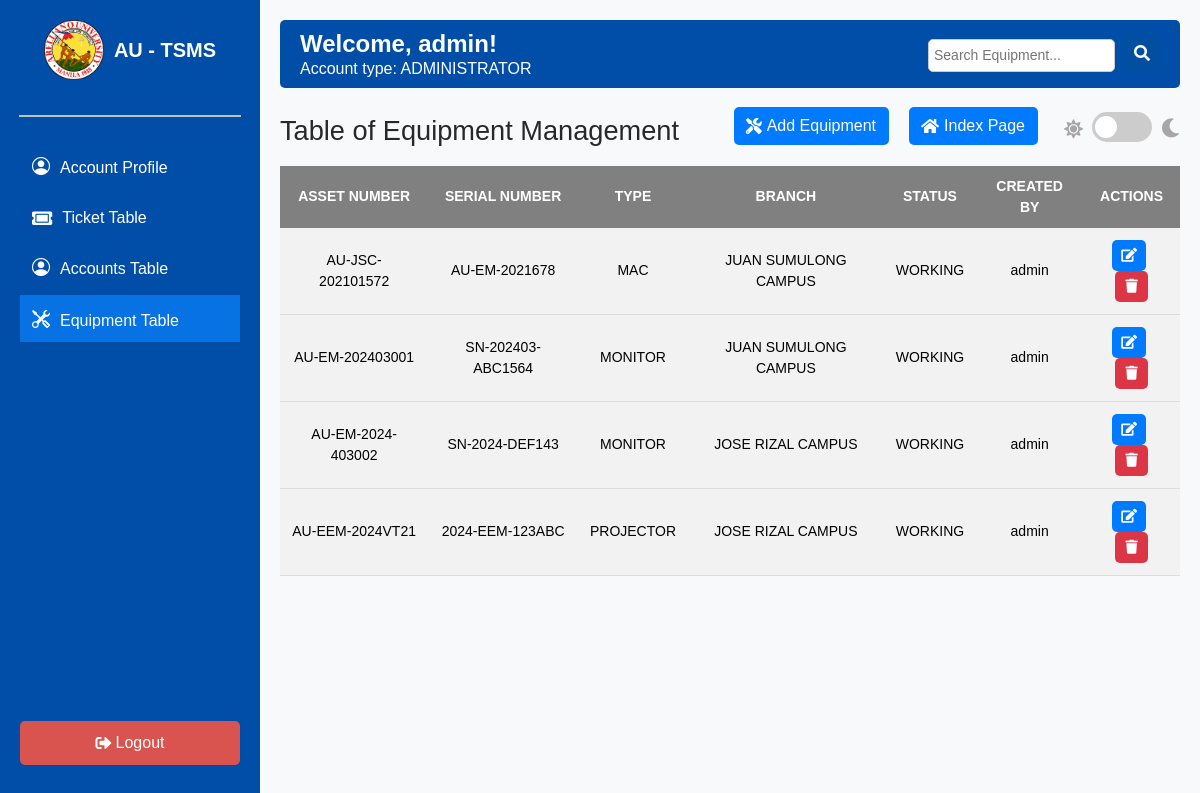
The page /equipment-management.php (signed in) on the database its author committed.
### tables this page shows
CREATE TABLE `tblequipments` (
  `AssetNumber` varchar(50) NOT NULL,
  `SerialNumber` varchar(50) NOT NULL,
  `Type` varchar(20) NOT NULL,
  `Manufacturer` varchar(30) NOT NULL,
  `YearModel` varchar(20) NOT NULL,
  `Description` varchar(200) NOT NULL,
  `Branch` varchar(50) NOT NULL,
  `Department` varchar(50) NOT NULL,
  `Status` varchar(50) NOT NULL,
  `Createdby` varchar(20) NOT NULL,
  `DateCreated` varchar(20) NOT NULL
);

### equipment-management.php (the view, shortened to what this page needs)
<?php
$current_page = basename($_SERVER['PHP_SELF']);
?>
<!DOCTYPE html>
<html>
<head>
    <link rel = "stylesheet" href = "https://cdnjs.cloudflare.com/ajax/libs/font-awesome/5.15.4/css/all.min.css">
    <link rel = "stylesheet" href = "https://stackpath.bootstrapcdn.com/bootstrap/4.5.2/css/bootstrap.min.css">
    <link rel = "stylesheet" href = "https://cdnjs.cloudflare.com/ajax/libs/bootstrap-icons/1.8.1/font/bootstrap-icons.min.css">
</head>
<body>
    <div class="sidebar">
        <div class="logo-container">
            <img src="pictures/au-logo.png" alt="AU Logo">
            <h2>AU - TSMS</h2>
        </div>
        <hr>
        <a href="account-profile.php" class="<?php echo $current_page == 'account-profile.php' ? 'selected' : ''; ?>">
            <i class="bi bi-person-circle"></i> Account Profile
        </a>
        <a href="ticket-management.php" class="<?php echo $current_page == 'ticket-management.php' ? 'selected' : ''; ?>">
            <i class="fas fa-ticket-alt"></i> Ticket Table
        </a>
        <?php if ($_SESSION['usertype'] === 'ADMINISTRATOR'): ?>
            <a href="accounts-management.php" class="<?php echo $current_page == 'accounts-management.php' ? 'selected' : ''; ?>">
                <i class="bi bi-person-circle"></i> Accounts Table
            </a>
        <?php endif; ?>
        <a href="equipment-management.php" class="<?php echo $current_page == 'equipment-management.php' ? 'selected' : ''; ?>">
            <i class="bi bi-tools"></i> Equipment Table
        </a>
        <a href="logout.php" class="logout-btn">
            <i class="fas fa-sign-out-alt"></i>Logout
        </a>
    </div>
    <div class="main-content">
        <?php if (isset($_SESSION['username'])): ?>
            <div class="header">
                <div class="welcome-container">
                    <h1>Welcome, <?php echo $_SESSION['username']; ?>!</h1>
                    <h2>Account type: <?php echo strtoupper($_SESSION['usertype']); ?></h2>
                </div>
                <div class="search-container">
                    <form action="<?php echo htmlspecialchars($_SERVER['PHP_SELF']); ?>" method="POST" style="display: flex;">
                        <input type="text" name="txtsearch" placeholder="Search Equipment..." />
                        <button type="submit" name="btnsearch">
                            <i class="fas fa-search"></i>
                        </button>
                    </form>
                </div>
            </div>
            <div class="title-and-actions">
                <div class="table-title">Table of Equipment Management</div>
                <div class="actions-container">
                    <?php if ($_SESSION['usertype'] === 'ADMINISTRATOR' || $_SESSION['usertype'] === 'TECHNICAL'): ?>
                        <a href="add-equipment.php" class="index-btn">
                            <i class="fas fa-tools"></i> Add Equipment
                        </a>
                    <?php endif; ?>
                    <a href="index.php" class="index-btn">
                        <i class="fas fa-home"></i> Index Page
                    </a>
                    <div class="dark-mode-toggle">
                        <i class="fas fa-sun"></i>
                        <label>
                            <span class="slider"></span>
                        </label>
                        <i class="fas fa-moon"></i>
                    </div>
                </div>
            </div>
            <div class="table-container">
                <?php
                    require_once "config.php";
$updatedAsset = isset($_GET['updatedAsset']) ? $_GET['updatedAsset'] : null;
$searchClause = "";
if ($updatedAsset) {
    $orderClause = "ORDER BY (AssetNumber = ?) DESC, AssetNumber DESC";
} else {
    $orderClause = "ORDER BY AssetNumber DESC";
}
$sql = "SELECT * FROM tblequipments $searchClause $orderClause";
if ($stmt = mysqli_prepare($link, $sql)) {
    if (mysqli_stmt_execute($stmt)) {
        $result = mysqli_stmt_get_result($stmt);
        if (mysqli_num_rows($result) > 0) {
            echo "<table>";
            echo "<thead><tr>
                    <th>ASSET NUMBER</th>
                    <th>SERIAL NUMBER</th>
                    <th>TYPE</th>
                    <th>BRANCH</th>
                    <th>STATUS</th>
                    <th>CREATED BY</th>";
            if ($_SESSION['usertype'] === 'ADMINISTRATOR' || $_SESSION['usertype'] === 'TECHNICAL') {
                echo "<th>ACTIONS</th>";
            }
            echo "</tr></thead><tbody>";
            while ($row = mysqli_fetch_array($result)) {
                $highlightClass = ($updatedAsset && $row['AssetNumber'] == $updatedAsset) ? "style='background-color: #d1e7dd; font-weight: bold;'" : "";
                echo "<tr $highlightClass>";
                echo "<td>{$row['AssetNumber']}</td>";
                echo "<td>{$row['SerialNumber']}</td>";
                echo "<td>{$row['Type']}</td>";
                echo "<td>{$row['Branch']}</td>";
                echo "<td>{$row['Status']}</td>";
                echo "<td>{$row['Createdby']}</td>";
                if ($_SESSION['usertype'] === 'ADMINISTRATOR' || $_SESSION['usertype'] === 'TECHNICAL') {
                    echo "<td>
                        <button class='btn-update' onclick=\"window.location.href='update-equipment.php?AssetNumber={$row['AssetNumber']}'\">
                            <i class='fas fa-edit'></i>
                        </button>
                        <button class='btn-delete' onclick=\"confirmDelete('{$row['AssetNumber']}')\">
                            <i class='fas fa-trash'></i>
                        </button>
                    </td>";
                }
                echo "</tr>";
            }
            echo "</tbody></table>";
        } else {
            echo "<p>No records found.</p>";
        }
    } else {
        echo "<p>Error executing query.</p>";
    }
} else {
    echo "<p>Error preparing query.</p>";
}
?>
            </div>
        <?php else: header("location: login.php"); exit(); endif; ?>
    </div>
</body>
</html>

### rows shown on the page
tblequipments: AssetNumber "AU-JSC-202101572", SerialNumber "AU-EM-2021678", Type "MAC", Branch "JUAN SUMULONG CAMPUS", Status "WORKING", Createdby "admin"
tblequipments: AssetNumber "AU-EM-202403001", SerialNumber "SN-202403-ABC1564", Type "MONITOR", Branch "JUAN SUMULONG CAMPUS", Status "WORKING", Createdby "admin"
tblequipments: AssetNumber "AU-EM-2024-403002", SerialNumber "SN-2024-DEF143", Type "MONITOR", Branch "JOSE RIZAL CAMPUS", Status "WORKING", Createdby "admin"
tblequipments: AssetNumber "AU-EEM-2024VT21", SerialNumber "2024-EEM-123ABC", Type "PROJECTOR", Branch "JOSE RIZAL CAMPUS", Status "WORKING", Createdby "admin"

### other values the page prints
$_SESSION['username'] "admin"
$_SESSION['usertype'] "ADMINISTRATOR"
